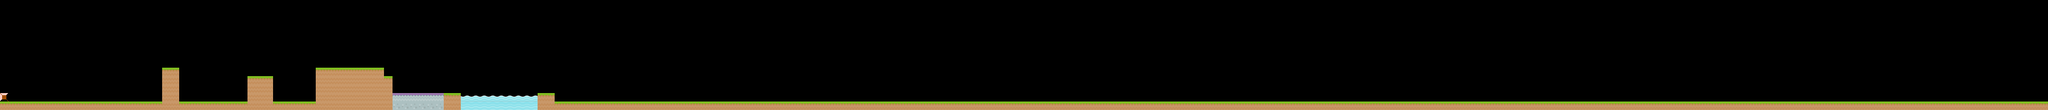

Below is a game level as drawn by its tile map, then a one-line description and the .tmx that defines it (tile-layer data replaced by summaries):
An orthogonal 240x13 tile map with 16x16 px tiles, 2 tile layers (BackGround, Graphics), 2 tilesets and 16 objects.

<map version="1.0" orientation="orthogonal" renderorder="right-down" width="240" height="13" tilewidth="16" tileheight="16" nextobjectid="147">
 <tileset firstgid="1" name="tileset_gutter" tilewidth="16" tileheight="16" spacing="2" margin="1" tilecount="924" columns="33">
  <image source="tileset_gutter.png" width="594" height="504" />
 </tileset>
 <tileset firstgid="925" name="spriteEditMap" tilewidth="16" tileheight="16" tilecount="1024" columns="32">
  <image source="spriteEditMap.png" width="512" height="512" />
 </tileset>
 <layer name="BackGround" width="240" height="13">
  <data>[3120 cells, 274 non-empty, 3 distinct tile ids]</data>
 </layer>
 <layer name="Graphics" width="240" height="13">
  <data>[3120 cells, 38 non-empty, 6 distinct tile ids]</data>
 </layer>
 <objectgroup name="Ground" offsetx="0" offsety="0.333333">
  <object id="39" x="736" y="176" width="304" height="32" />
  <object id="66" x="0" y="0" height="192" />
  <object id="74" x="512" y="192" width="80" height="16" />
  <object id="76" x="0" y="192" width="304" height="16" />
  <object id="79" x="336" y="192" width="128" height="16" />
  <object id="82" x="1040" y="192" width="2800" height="16" />
  <object id="83" x="3840" y="0" height="192" />
 </objectgroup>
 <objectgroup name="Walls">
  <object id="85" x="0" y="176" width="16" height="16" />
  <object id="109" x="592" y="144" width="144" height="64" />
  <object id="111" x="592" y="128" width="128" height="16" />
  <object id="121" x="304" y="128" width="32" height="80" />
  <object id="122" x="464" y="144" width="48" height="64" />
 </objectgroup>
 <objectgroup name="Buns">
  <object id="93" x="544" y="160" width="16" height="16" />
  <object id="123" x="384" y="32" width="16" height="16" />
  <object id="125" x="352" y="96" width="16" height="16" />
 </objectgroup>
 <objectgroup name="YamYam">
  <object id="145" x="144" y="112" width="16" height="16" />
 </objectgroup>
</map>
